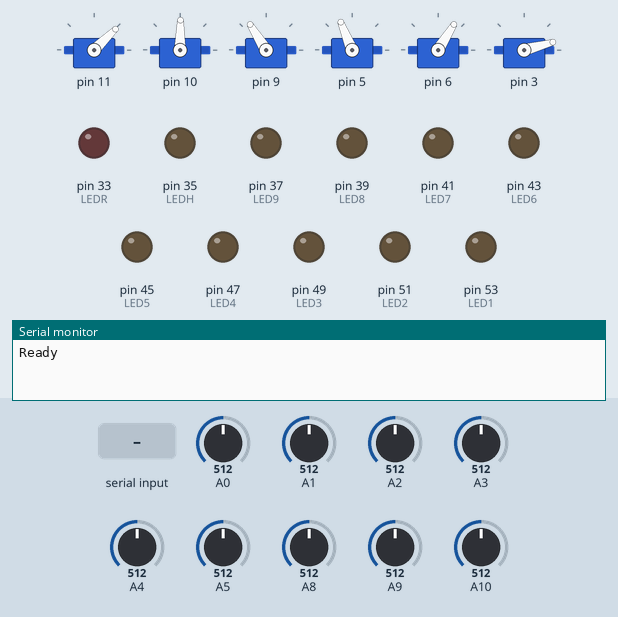
The sketch below on a simulated Arduino Mega 2560, built with avr-gcc and run on an emulated ATmega2560. Parts: 6 × servo, output pins drawn as LEDs (lit = HIGH), the last lines printed to the serial monitor. The inputs (shaded band) are chosen by the test bench; at power-on: A0 = 512, A1 = 512, A2 = 512, A3 = 512, A4 = 512, A5 = 512, A8 = 512, A9 = 512, A10 = 512.

Above: at 7.2 s.
7.3 s: "1\n" received over Serial
At 7.68 s:
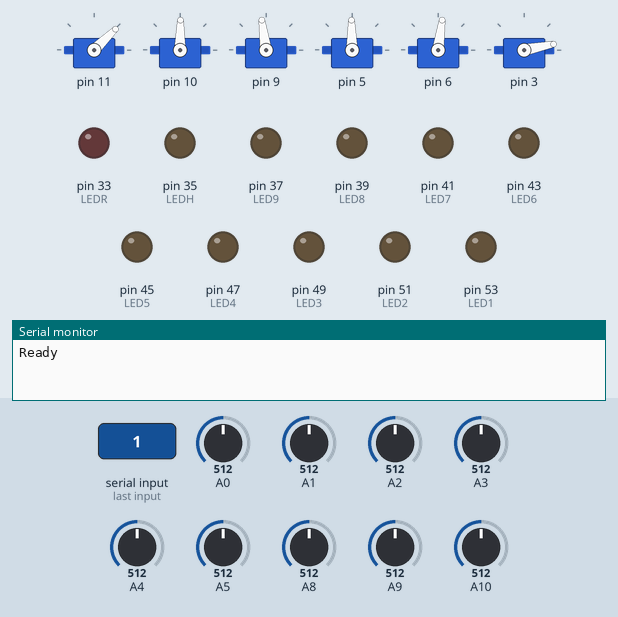
At 9.83 s:
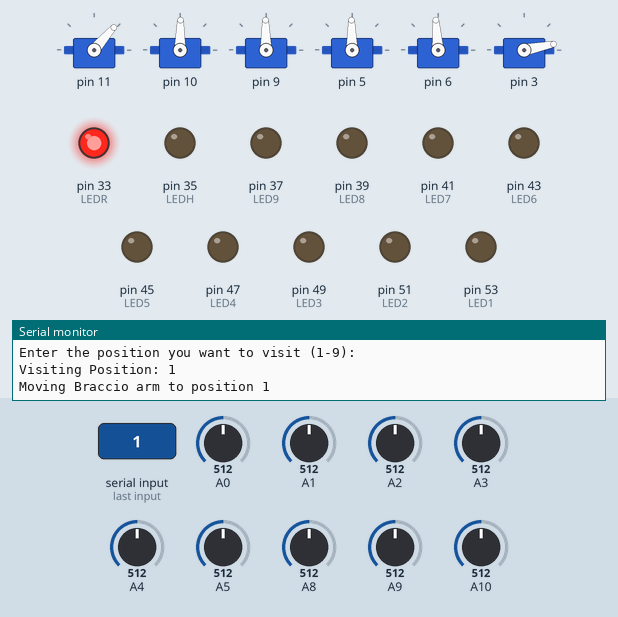
19.3 s: "2\n" received over Serial
At 19.92 s:
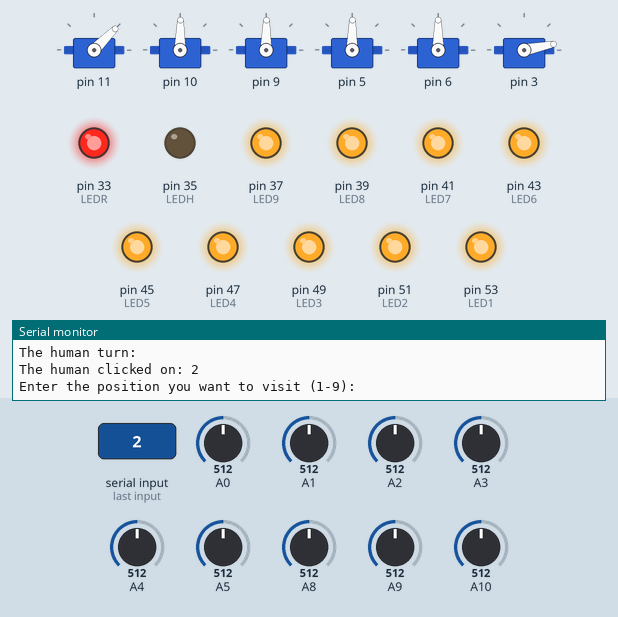
Timing chart, 0 to 28.3 s (numbered marks = the images above; inputs shaded):
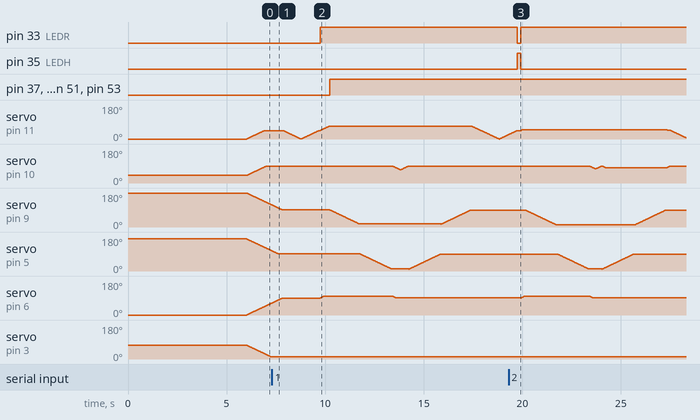

Measured:
- after the input at 7.3 s, pin 33 (LEDR): LOW → HIGH after 2.4 s; pin 37 (LED9), pin 39 (LED8), pin 41 (LED7), pin 43 (LED6), pin 45 (LED5), pin 47 (LED4), pin 49 (LED3), pin 51 (LED2), pin 53 (LED1): LOW → HIGH after 2.9 s
- by itself, servo on pin 6: rises from 63° to 100° in 6.1 s, then falls to 91° in 0.18 s

The sketch:

TicTacToe-Ardunio.ino
```cpp
#include <Braccio.h>
#include <Servo.h>

int playSteps = 0;
int FSR1;
int FSR2;
int FSR3;
int FSR4;
int FSR5;
int FSR6;
int FSR7;
int FSR8;
int FSR9;

int steps = 0;
int LED1 = 53;
int LED2 = 51;
int LED3 = 49;
int LED4 = 47;
int LED5 = 45;
int LED6 = 43;
int LED7 = 41;
int LED8 = 39;
int LED9 = 37;
int LEDH = 35;
int LEDR = 33;
int THRESHOLD = 0;
//int Reset = 4;

bool ObjectAbove1 = false;
bool ObjectAbove2 = false;
bool ObjectAbove3 = false;
bool ObjectAbove4 = false;
bool ObjectAbove5 = false;
bool ObjectAbove6 = false;
bool ObjectAbove7 = false;
bool ObjectAbove8 = false;
bool ObjectAbove9 = false;
bool start = true;

Servo base;
Servo shoulder;
Servo elbow;
Servo wrist_rot;
Servo wrist_ver;
Servo gripper;

int pos1[][5] = {
  { 69, 90, 90, 90, 100 },
  { 69, 90, 15, 90, 100 },
  { 69, 90, 15, 10, 100 },
  { 69, 70, 15, 10, 90 },
  { 69, 90, 15, 10, 90 },
  { 69, 90, 15, 90, 90 },
  { 69, 90, 90, 90, 90 }
};

int pos2[][5] = {
  { 50, 90, 90, 90, 100 },
  { 50, 90, 10, 90, 100 },
  { 50, 90, 10, 10, 100 },
  { 50, 75, 10, 10, 90 },
  { 50, 90, 10, 10, 90 },
  { 50, 80, 10, 90, 90 },
  { 50, 80, 90, 90, 90 }
};

int pos3[][5] = {
  { 20, 90, 90, 90, 100 },
  { 20, 90, 10, 90, 100 },
  { 20, 90, 10, 5, 100 },
  { 20, 65, 10, 5, 90 },
  { 20, 90, 10, 5, 90 },
  { 20, 90, 10, 90, 90 },
  { 20, 90, 90, 90, 90 }
};

int pos4[][5] = {
  { 60, 90, 90, 90, 100 },
  { 60, 90, 30, 90, 100 },
  { 60, 90, 30, 20, 100 },
  { 60, 55, 30, 20, 90 },
  { 60, 90, 30, 20, 90 },
  { 60, 90, 30, 90, 90 },
  { 60, 90, 90, 90, 90 }
};

int pos5[][5] = {
  { 40, 90, 90, 90, 100 },
  { 40, 90, 20, 90, 100 },
  { 40, 90, 20, 20, 100 },
  { 40, 60, 20, 20, 90 },
  { 40, 90, 20, 20, 90 },
  { 40, 90, 20, 90, 90 },
  { 40, 90, 90, 90, 90 }
};

int pos6[][5] = {
  { 22, 90, 90, 90, 100 },
  { 22, 90, 15, 90, 100 },
  { 22, 90, 15, 25, 100 },
  { 22, 60, 15, 25, 90 },
  { 22, 90, 15, 25, 90 },
  { 22, 90, 15, 90, 90 },
  { 22, 90, 90, 90, 90 }
};

int pos7[][5] = {
  { 58, 90, 90, 90, 100 },
  { 58, 90, 35, 90, 100 },
  { 58, 90, 35, 35, 100 },
  { 58, 45, 35, 35, 90 },
  { 58, 90, 35, 35, 90 },
  { 58, 90, 35, 90, 90 },
  { 58, 90, 90, 90, 90 }
};

int pos8[][5] = {
  { 43, 90, 90, 90, 100 },
  { 43, 90, 30, 90, 100 },
  { 43, 90, 30, 30, 100 },
  { 43, 50, 30, 30, 90 },
  { 43, 90, 30, 30, 90 },
  { 43, 90, 30, 90, 90 },
  { 43, 90, 90, 90, 90 }
};

int pos9[][5] = {
  { 22, 90, 90, 90, 100 },
  { 22, 90, 30, 90, 100 },
  { 22, 90, 30, 35, 100 },
  { 22, 45, 30, 35, 90 },
  { 22, 90, 30, 35, 90 },
  { 22, 90, 30, 90, 90 },
  { 22, 90, 90, 90, 90 }
};

void setup() {
  Serial.begin(9600);
  Braccio.begin();
  pinMode(LED1, OUTPUT);
  pinMode(LED2, OUTPUT);
  pinMode(LED3, OUTPUT);
  pinMode(LED4, OUTPUT);
  pinMode(LED5, OUTPUT);
  pinMode(LED6, OUTPUT);
  pinMode(LED7, OUTPUT);
  pinMode(LED8, OUTPUT);
  pinMode(LED9, OUTPUT);
  pinMode(LEDH, OUTPUT);
  pinMode(LEDR, OUTPUT);
  //pinMode(Reset, OUTPUT);
}

void TurnRobotLED() {

  digitalWrite(LEDR, HIGH);
  digitalWrite(LEDH, LOW);
}

void TurnHumanLED() {

  digitalWrite(LEDH, HIGH);
  digitalWrite(LEDR, LOW);
}

void MoveInit() {
  Braccio.ServoMovement(20, 45, 90, 90, 90, 90, 0);
  Braccio.ServoMovement(20, 0, 90, 90, 90, 90, 0);
  Braccio.ServoMovement(20, 45, 90, 90, 90, 90, 0);
}

void MoveController(int pos) {
  if (pos == 0) {
    MoveInit();
  }
  if (pos == 1) {
    for (int i = 0; i < 7; i++) {
      TurnRobotLED();
      Braccio.ServoMovement(20, pos1[i][0], pos1[i][1], pos1[i][2], pos1[i][3], pos1[i][4], 0);
      checkSensor();
    }

    MoveInit();
  }
  if (pos == 2) {
    for (int i = 0; i < 7; i++) {
      TurnRobotLED();
      Braccio.ServoMovement(20, pos2[i][0], pos2[i][1], pos2[i][2], pos2[i][3], pos2[i][4], 0);
      checkSensor();
    }
    MoveInit();
  }
  if (pos == 3) {
    for (int i = 0; i < 7; i++) {
      TurnRobotLED();
      Braccio.ServoMovement(20, pos3[i][0], pos3[i][1], pos3[i][2], pos3[i][3], pos3[i][4], 0);
      checkSensor();
    }
    MoveInit();
  }
  if (pos == 4) {
    for (int i = 0; i < 7; i++) {
      TurnRobotLED();
      Braccio.ServoMovement(20, pos4[i][0], pos4[i][1], pos4[i][2], pos4[i][3], pos4[i][4], 0);
      checkSensor();
    }
    MoveInit();
  }
  if (pos == 5) {
    for (int i = 0; i < 7; i++) {
      TurnRobotLED();
      Braccio.ServoMovement(20, pos5[i][0], pos5[i][1], pos5[i][2], pos5[i][3], pos5[i][4], 0);
      checkSensor();
    }
    MoveInit();
  }
  if (pos == 6) {
    for (int i = 0; i < 7; i++) {
      TurnRobotLED();
      Braccio.ServoMovement(20, pos6[i][0], pos6[i][1], pos6[i][2], pos6[i][3], pos6[i][4], 0);
      checkSensor();
    }
    MoveInit();
  }
  if (pos == 7) {
    for (int i = 0; i < 7; i++) {
      TurnRobotLED();
      Braccio.ServoMovement(20, pos7[i][0], pos7[i][1], pos7[i][2], pos7[i][3], pos7[i][4], 0);
      checkSensor();
    }
    MoveInit();
  }
  if (pos == 8) {
    for (int i = 0; i < 7; i++) {
      TurnRobotLED();
      Braccio.ServoMovement(20, pos8[i][0], pos8[i][1], pos8[i][2], pos8[i][3], pos8[i][4], 0);
      checkSensor();
    }
    MoveInit();
  }
  if (pos == 9) {
    for (int i = 0; i < 7; i++) {
      TurnRobotLED();
      Braccio.ServoMovement(20, pos9[i][0], pos9[i][1], pos9[i][2], pos9[i][3], pos9[i][4], 0);
      checkSensor();
    }
    MoveInit();
  }
}

void checkSensor() {
  FSR1 = 1023 - analogRead(A10);
  FSR2 = 1023 - analogRead(A9);
  FSR3 = 1023 - analogRead(A8);
  FSR4 = 1023 - analogRead(A5);
  FSR5 = 1023 - analogRead(A4);
  FSR6 = 1023 - analogRead(A3);
  FSR7 = 1023 - analogRead(A2);
  FSR8 = 1023 - analogRead(A1);
  FSR9 = 1023 - analogRead(A0);

  ObjectAbove1 = (FSR1 > THRESHOLD);
  ObjectAbove2 = (FSR2 > THRESHOLD);
  ObjectAbove3 = (FSR3 > THRESHOLD);
  ObjectAbove4 = (FSR4 > THRESHOLD);
  ObjectAbove5 = (FSR5 > THRESHOLD);
  ObjectAbove6 = (FSR6 > THRESHOLD);
  ObjectAbove7 = (FSR7 > THRESHOLD);
  ObjectAbove8 = (FSR8 > THRESHOLD);
  ObjectAbove9 = (FSR9 > THRESHOLD);

  if (ObjectAbove1) digitalWrite(LED1, HIGH);
  if (ObjectAbove2) digitalWrite(LED2, HIGH);
  if (ObjectAbove3) digitalWrite(LED3, HIGH);
  if (ObjectAbove4) digitalWrite(LED4, HIGH);
  if (ObjectAbove5) digitalWrite(LED5, HIGH);
  if (ObjectAbove6) digitalWrite(LED6, HIGH);
  if (ObjectAbove7) digitalWrite(LED7, HIGH);
  if (ObjectAbove8) digitalWrite(LED8, HIGH);
  if (ObjectAbove9) digitalWrite(LED9, HIGH);
}


int getUserInput() {
  Serial.println("Enter the position you want to visit (1-9): ");
  while (Serial.available() == 0) {
    // Wait for user input
  }

  int selectedPosition = Serial.parseInt();  // Read the user input as an integer
  Serial.read();                             // Clear the serial buffer

  // Return the selected position if it's valid
  if (selectedPosition >= 1 && selectedPosition <= 9) {
    Serial.println("Visiting Position: " + String(selectedPosition));
    return selectedPosition;
  } else {
    // If the input is not valid, return a special value (e.g., -1) to indicate an error
    Serial.println("Invalid input. Please enter a number between 1 and 9.");
    return -1;
  }
}

bool fsrTouched[9] = { false };  // Array to track the status of each FSR sensor

void loop() {
  if (start) {
    Serial.println("Ready");
    start = false;
    MoveInit();
  }

  if (playSteps < 9) {
    int input = getUserInput();  // get a position from the python code

    if (input != -1) {
      Serial.println("Moving Braccio arm to position " + String(input));
      //#############################
      MoveController(input);
      TurnHumanLED();
      Serial.println("The human turn:");

      // Reset FSR click flags before waiting for a new click
      for (int i = 0; i < 9; i++) {
        fsrTouched[i] = false;
      }

      // Wait until any FSR sensor that has not been touched is clicked
      int touchedFSR = waitForUntouchedFSR(input);

      if (touchedFSR != -1) {
        Serial.println("The human clicked on: " + String(touchedFSR + 1));
        playSteps++;
      }
    }

  } else {
    Serial.println("All 9 positions have been visited. Stopping the program.");
    while (true) {
      // Loop indefinitely to stop further execution
    }
  }
}

int waitForUntouchedFSR(int input) {
  while (true) {
    checkSensor();
    delay(100);  // Add a small delay to avoid excessive checking

    int touchedFSR = -1;
    for (int i = 0; i < 9; i++) {
      if (!fsrTouched[i] && (i != input - 1) && checkObjectAbove(i + 1)) {
        touchedFSR = i;
        fsrTouched[i] = true;  // Mark the FSR as touched
        break;
      }
    }

    if (touchedFSR != -1) {
      return touchedFSR;
    }
  }
}

bool checkObjectAbove(int index) {
  switch (index) {
    case 1: return ObjectAbove1;
    case 2: return ObjectAbove2;
    case 3: return ObjectAbove3;
    case 4: return ObjectAbove4;
    case 5: return ObjectAbove5;
    case 6: return ObjectAbove6;
    case 7: return ObjectAbove7;
    case 8: return ObjectAbove8;
    case 9: return ObjectAbove9;
    default: return false;
  }


}
```
